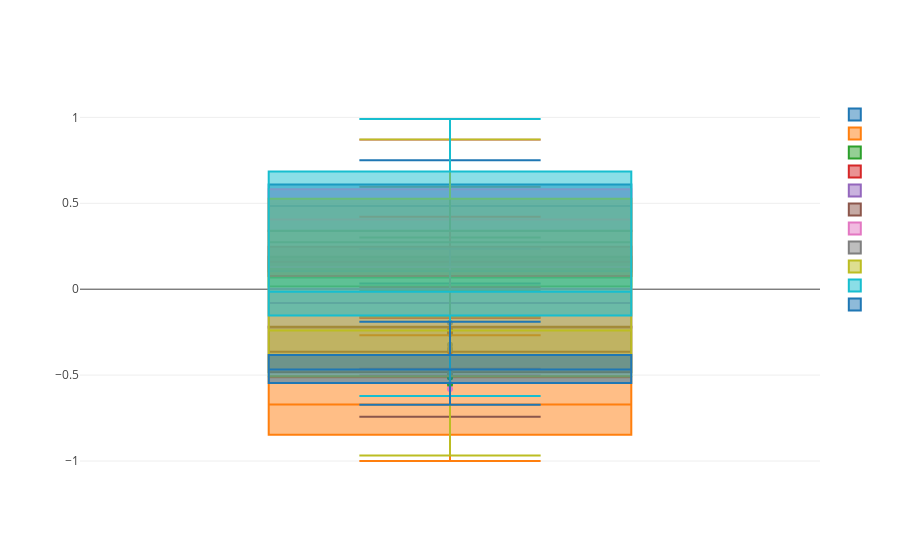
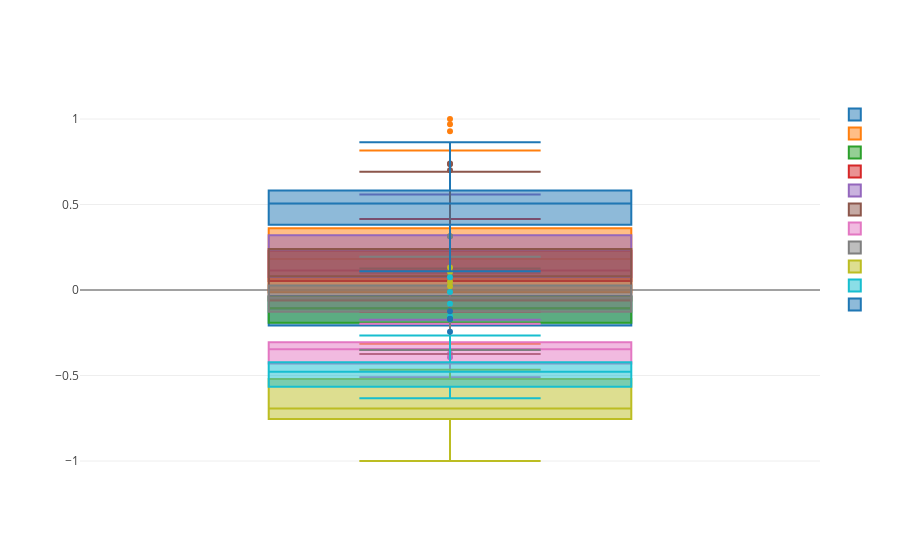
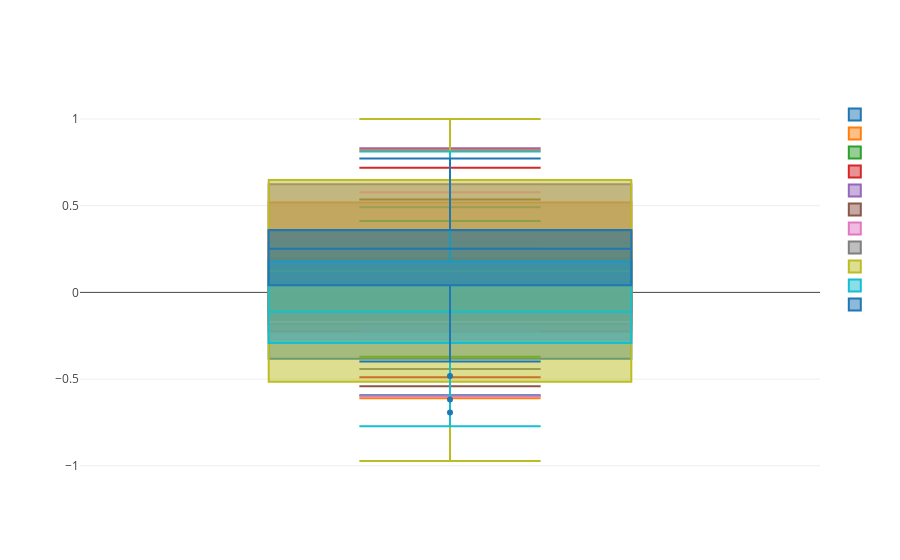
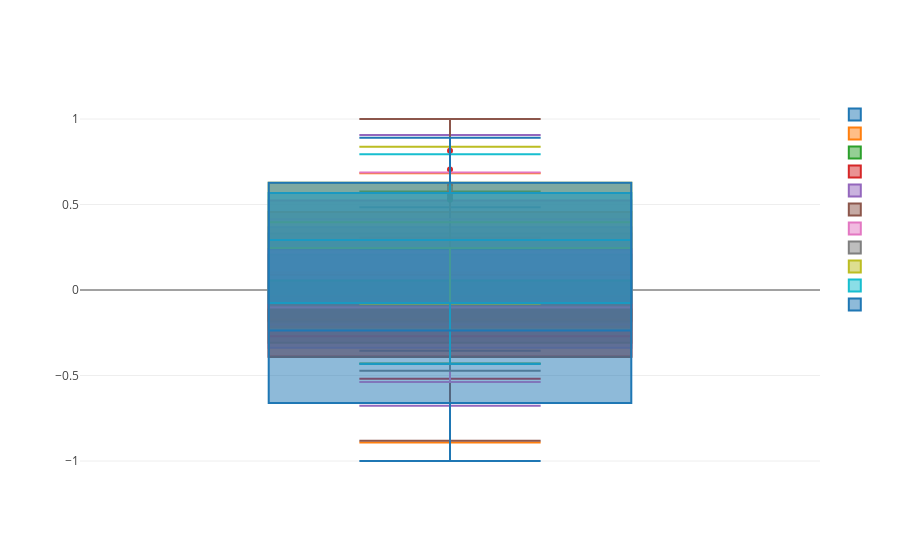

Notebook code cell kept with these figures, in order:
### Markdown cell above
Для каждого признака построим box_plots

### Code cell
from plotly.offline import download_plotlyjs, init_notebook_mode, plot, iplot
import plotly.graph_objs as go
init_notebook_mode(connected=True)

for i in range(1,11):
    d = []
    for y in data['y'].unique():
        d.append(
            go.Box(y=data[data['y']==y][i], name=''.format(y))
        )

    # визуализируем данные
    iplot(d, link_text='feature # {}'.format(i))
